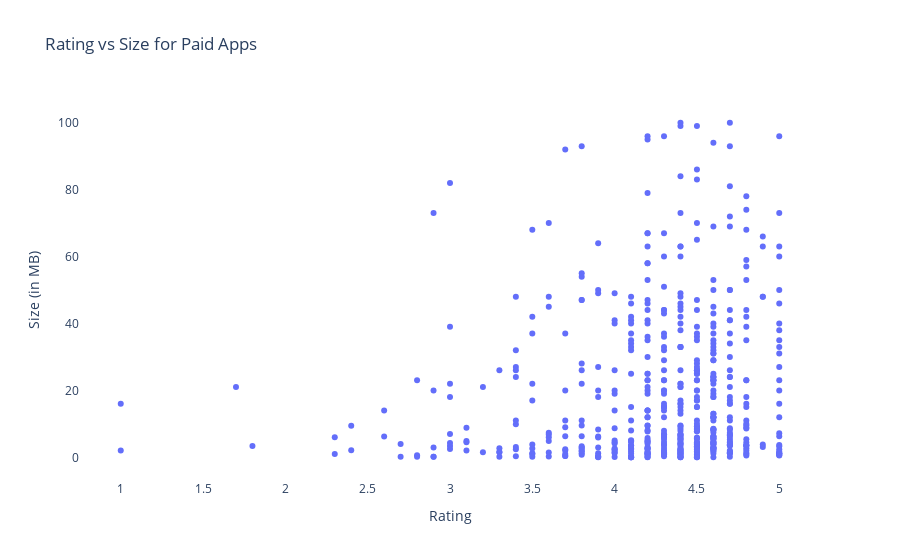

The notebook cell this image was saved under:
### Markdown cell above
#### How do the sizes of paid apps and free apps vary?

### Code cell
paid_apps = playstore[playstore.Type == 'Paid']

data = [{
    'x' : paid_apps['Rating'],
    'type':'scatter',
    'y' : paid_apps['Size'],
    'mode' : 'markers',
    'text' : playstore['Size'],
    } for t in set(paid_apps.Type)]


layout = {'title':"Rating vs Size for Paid Apps", 
          'xaxis': {'title' : 'Rating'},
          'yaxis' : {'title' : 'Size (in MB)'},
         'plot_bgcolor': 'rgb(255,255,255)'}

plotly.offline.iplot({'data': data, 'layout': layout})

### Figure 1 — Plotly figure (JSON) as saved in the notebook; plotly's stock layout.template omitted (floating-point values rounded to 4 significant figures; data arrays with more than 128 entries replaced by an {"elided": "..."} marker saying what was removed)
{"data": [{"mode": "markers", "text": {"elided": "7023 float values"}, "type": "scatter", "x": {"elided": "539 float values"}, "y": {"elided": "539 float values"}}], "layout": {"plot_bgcolor": "rgb(255,255,255)", "title": {"text": "Rating vs Size for Paid Apps"}, "xaxis": {"title": {"text": "Rating"}}, "yaxis": {"title": {"text": "Size (in MB)"}}}}
